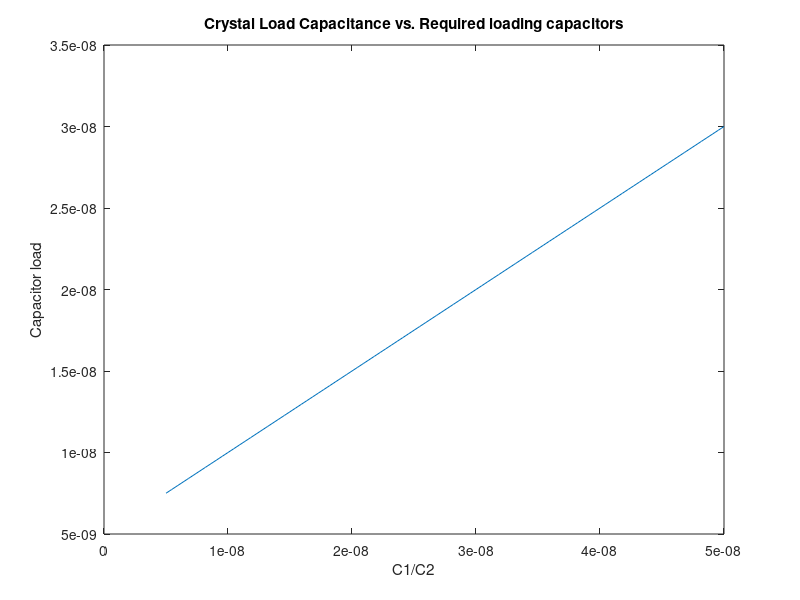

Recreate this plot in MATLAB.
% https://blog.adafruit.com/2012/01/24/choosing-the-right-crystal-and-caps-for-your-design/
format short eng;

C1 = linspace(5e-9,50e-9, 100);
C2 = C1;
Cs = 5e-9;

CL = ((C1.*C2)./(C1+C2)) + Cs;
plot(C1, CL)
title("Crystal Load Capacitance vs. Required loading capacitors")
xlabel("C1/C2")
ylabel("Capacitor load")
